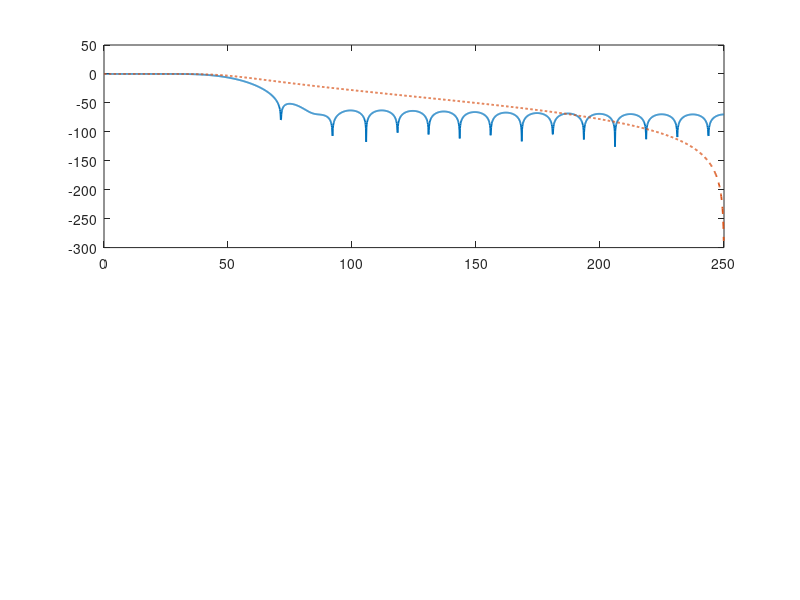

This figure's MATLAB source: (Note: this script raises an error after producing the figure.)
clc;
clear;
close all;

% Sampling frequency
fs = 500;

% Cutoff frequency
fc = 50;

% Normalize cutoff frequency
Wn = fc / (fs/2);

% -----------------------------
% FIR filter design
% -----------------------------
fir_order = 40;
b_fir = fir1(fir_order, Wn, 'low');
a_fir = 1;

% -----------------------------
% IIR Butterworth filter design
% -----------------------------
iir_order = 4;
[b_iir, a_iir] = butter(iir_order, Wn, 'low');

% -----------------------------
% Frequency responses
% -----------------------------
[H_fir, f] = freqz(b_fir, a_fir, 2048, fs);
[H_iir, ~] = freqz(b_iir, a_iir, 2048, fs);

% Magnitude responses in dB
mag_fir = 20*log10(abs(H_fir));
mag_iir = 20*log10(abs(H_iir));

% Phase responses in degrees
phase_fir = unwrap(angle(H_fir))*180/pi;
phase_iir = unwrap(angle(H_iir))*180/pi;

% -----------------------------
% Stability check
% -----------------------------
fir_poles = roots(a_fir);
iir_poles = roots(a_iir);

fir_stable = all(abs(fir_poles) < 1);
iir_stable = all(abs(iir_poles) < 1);

fprintf('FIR filter stable = %d\n', fir_stable);
fprintf('IIR filter stable = %d\n', iir_stable);

% -----------------------------
% Plot
% -----------------------------
figure;

% Magnitude response
subplot(2,1,1);
plot(f, mag_fir, 'LineWidth', 1.3);
hold on;
plot(f, mag_iir, '--', 'LineWidth', 1.3);
xline(fc, ':', 'Cutoff');
title('Magnitude Response: FIR vs IIR');
xlabel('Frequency (Hz)');
ylabel('Magnitude (dB)');
legend('FIR Filter', 'IIR Filter');
xlim([0 150]);
grid on;
hold off;

% Phase response
subplot(2,1,2);
plot(f, phase_fir, 'LineWidth', 1.3);
hold on;
plot(f, phase_iir, '--', 'LineWidth', 1.3);
xline(fc, ':', 'Cutoff');
title('Phase Response: FIR vs IIR');
xlabel('Frequency (Hz)');
ylabel('Phase (degrees)');
legend('FIR Filter', 'IIR Filter');
xlim([0 150]);
grid on;
hold off;

drawnow;
